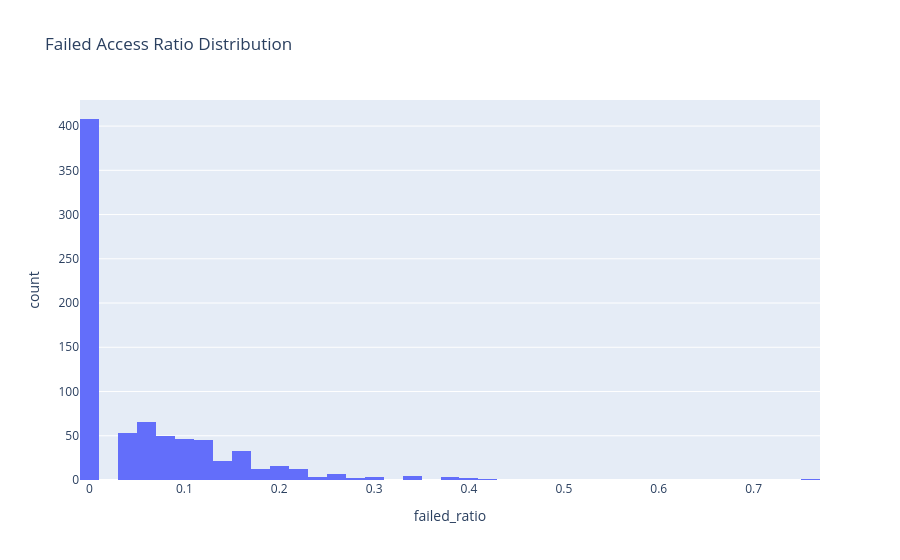

Write notebook code for a chart like this one.
### Code cell
fig = px.histogram(
    grouped_df,
    x="failed_ratio",
    nbins=40,
    title="Failed Access Ratio Distribution",
    hover_data=["session_id", "role"]
)

fig.show()

### Figure 1 — Plotly figure (JSON) as saved in the notebook; plotly's stock layout.template omitted (floating-point values rounded to 4 significant figures; data arrays with more than 128 entries replaced by an {"elided": "..."} marker saying what was removed)
{"data": [{"bingroup": "x", "hovertemplate": "failed_ratio=%{x}<br>count=%{y}<extra></extra>", "legendgroup": "", "marker": {"color": "#636efa", "pattern": {"shape": ""}}, "name": "", "nbinsx": 40, "orientation": "v", "showlegend": false, "type": "histogram", "x": {"elided": "787 float values"}, "xaxis": "x", "yaxis": "y"}], "layout": {"barmode": "relative", "legend": {"tracegroupgap": 0}, "title": {"text": "Failed Access Ratio Distribution"}, "xaxis": {"anchor": "y", "domain": [0, 1], "title": {"text": "failed_ratio"}}, "yaxis": {"anchor": "x", "domain": [0, 1], "title": {"text": "count"}}}}
